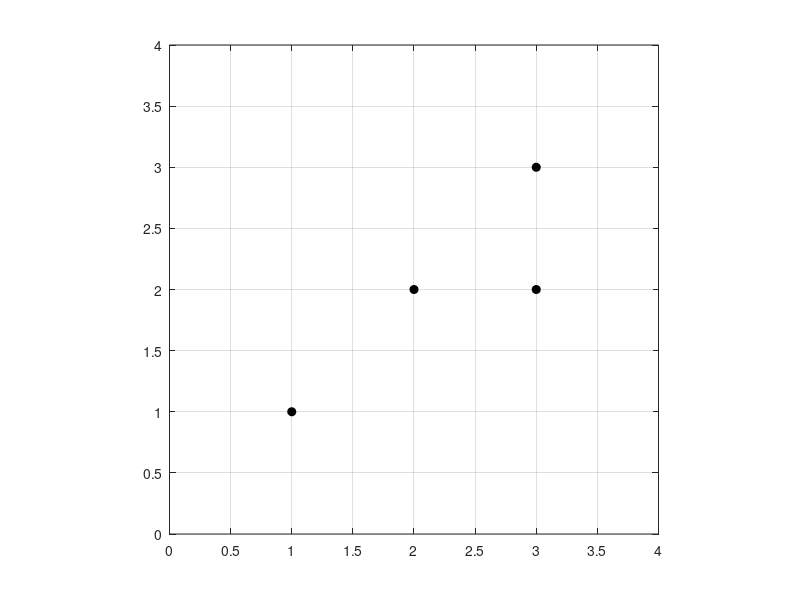
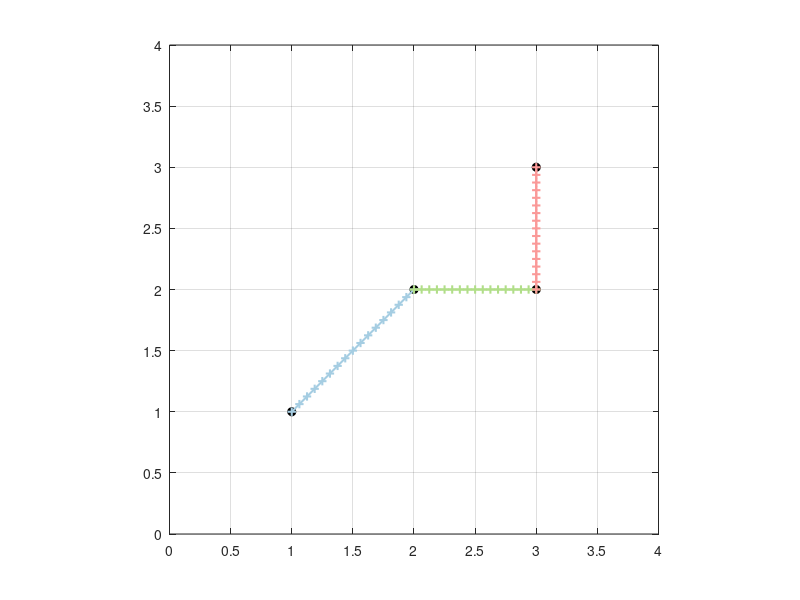
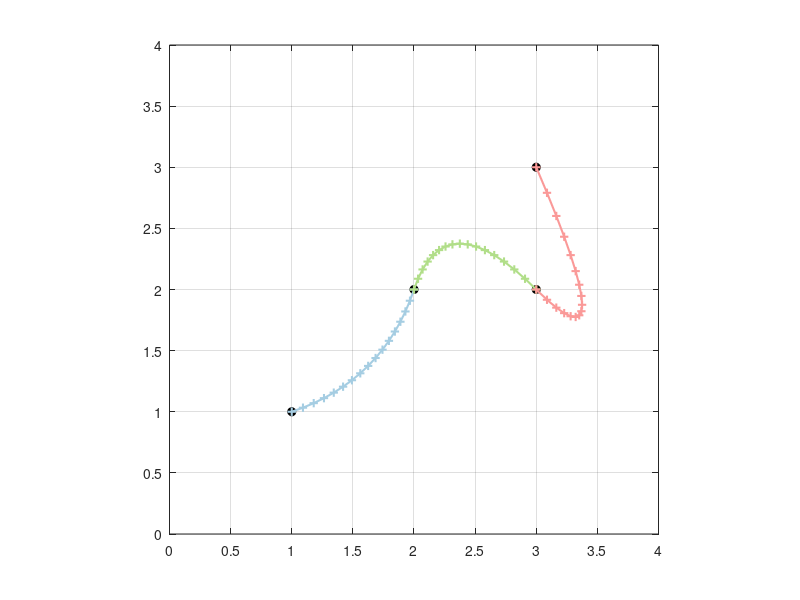
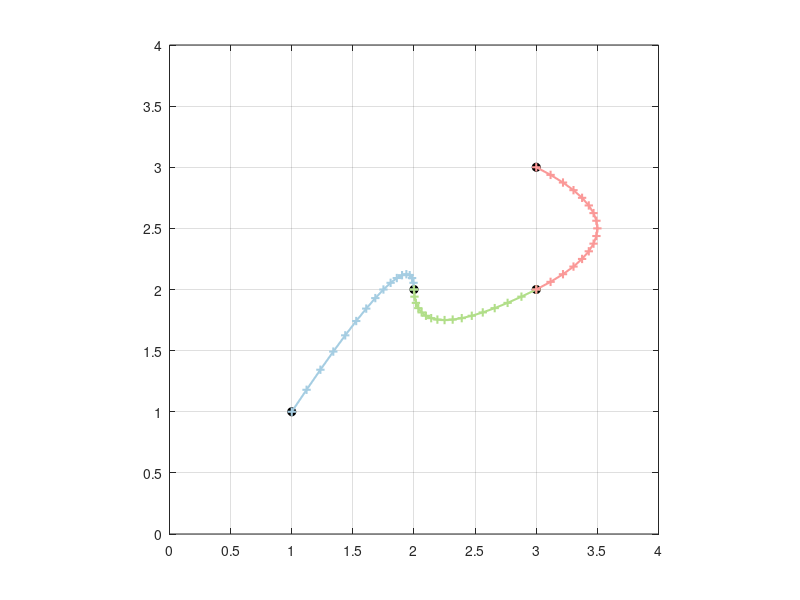

Reproduce these figures in MATLAB, in order.
%% Example B from Lecture L3b:  solving for splines
% Let's "fake" some data first: 

close all; clear all; clc
%% 
% We set up some control points (as row vectors): 

%    x  y
p = [1, 1; 
     2, 2; 
     3, 2; 
     3, 3]
%
% Alternatively: 
% p = [0, 0;  3, 0;  3, 2;  2, 2;  2, 3;  3, 3;  4, 4;  5, 3;  6, 2;  6, 1;  6, 0]
%
%% 
% Let's have a look at them:

figure;
plot (p(:,1), p(:,2), 'ko', 'MarkerFaceColor', 'k'), grid on, axis equal, hold on
axis([min(p(:,1))-1 max(p(:,1))+1 min(p(:,2))-1 max(p(:,2))+1])
xticks(min(p(:,1))-1:0.5:max(p(:,1))+1)
yticks(min(p(:,2))-1:0.5:max(p(:,2))+1)
%% 
% Set up an equation system -- one per coordinate: 
% 
% 1., no. of interpolants (per coordinate)

n = length(p(:,1))-1 
%% 
% 2., seeking a linear interpolant of type $\mathbf{l}_i(t) = \mathbf{b}_i \cdot 
% t + \mathbf{a}_i$, first, with two unknowns ($\mathbf{a}_i,\,\mathbf{b}_i\in\mathbb{R}^2$) 
% per interpolant, leading to a vector of unknowns: $\left(\,\mathbf{a}_1^\top\,\,\,\mathbf{b}_1^\top\,\,\,\mathbf{a}_2^\top\,\,\,\mathbf{b}_2^\top\,\,\ldots\,\right)^\top$ 
% $-$ per interpolant we get two equations:
%% 
% # $\mathbf{l}_i(0) = \mathbf{a}_i = \mathbf{p}_i$
% # $\mathbf{l}_i(1) = \mathbf{b}_i + \mathbf{a}_i = \mathbf{p}_{i+1}$

e = 2 %% number of equations (per interpolant, per coordinate) 
%% 
% Let's set up the equation system:

A = zeros(e*n);    %% empty matrix-setup
B = zeros(e*n, 2); %% empty right-hand side 
%% 
% Now, for each interpolant, fill in the two equations:

for i = 0:n-1
  % first equation per interpolant 
  A(1+2*i, 1+2*i) = 1; 
  B(1+2*i, :) = p(1+i, :); 
  % second equation per interpolant 
  A(2+2*i, 1+2*i) = 1; 
  A(2+2*i, 2+2*i) = 1; 
  B(2+2*i, :) = p(2+i, :); 
end
%% 
% Let's look at the left-hand side and right-hand side of the equation system:

A % left-hand side
B % RHS 
%% 
% Solve for the unknowns (per coordinate): 

x = A \ B
%% 
% Visualize: 

figure; 
cm = [166,206,227; 31,120,180; 178,223,138; 51,160,44; 251,154,153; 227,26,28; 253,191,111; 255,127,0]/256; 
FineLine = linspace(0, 1, 17).'; 
plot (p(:,1), p(:,2), 'ko', 'MarkerFaceColor', 'k'), grid on, axis equal, hold on
axis([min(p(:,1))-1 max(p(:,1))+1 min(p(:,2))-1 max(p(:,2))+1])
xticks(min(p(:,1))-1:0.5:max(p(:,1))+1)
yticks(min(p(:,2))-1:0.5:max(p(:,2))+1)
for i = 0:n-1 
  q = x(1+2*i, :) + x(2+2*i, :).*FineLine; 
  plot(q(:,1), q(:,2), '+', 'Color', cm(2*i+1,:), 'LineWidth', 1.5)
  plot(q(:,1), q(:,2),      'Color', cm(2*i+1,:), 'LineWidth', 1.5)
end
%% 
% 3., seeking a quadratic interpolant of type $\mathbf{q}_i(t) = \mathbf{c}_i 
% \cdot t^2 + \mathbf{b}_i \cdot t + \mathbf{a}_i$ with three unknowns ($\mathbf{a}_i, 
% \mathbf{b}_i, \mathbf{c}_i\in\mathbb{R}^2$) per interpolant, leading to a vector 
% of unknowns: $\left(\,\mathbf{a}_1^\top\,\,\mathbf{b}_1^\top\,\,\mathbf{c}_1^\top\,\,\mathbf{a}_2^\top\,\,\mathbf{b}_2^\top\,\,\mathbf{c}_2^\top\,\,\ldots\,\right)^\top  
% $ $-$ per coordinate we get three equations:
%% 
% # $\mathbf{q}_i(0)  = \mathbf{a}_i             = \mathbf{p}_{i}$
% # $\mathbf{q}_i(1)  = \mathbf{c}_i + \mathbf{b}_i + \mathbf{a}_i = \mathbf{p}_{i+1}$
% # $\mathbf{t}_i(1) = \mathbf{t}_{i+1}(0)$ with $\mathbf{t}_i(\tau) = \left.\frac{\mathrm{d}\mathbf{q}_i(u)}{\mathrm{d}u}\right|_\tau 
% = 2\,\mathbf{c}_i\cdot\tau + \mathbf{b}_i$  and thus $2\,\mathbf{c}_i+\mathbf{b}_i-\mathbf{b}_{i+1}=0$

e = 3 %% number of equations per interpolant and per coordinate 
%% 
% Setting up the equation system: 

A = zeros(e*n);    %% empty matrix-setup 
B = zeros(e*n, 2); %% empty setup of the right-hand side 
%% 
% Now filling in the three equations for each interpolant: 

for i = 0:n-1
  % first equation per interpolant 
  A(1+e*i, 1+e*i) = 1; 
  B(1+e*i, :) = p(1+i, :); 
  % second equation per interpolant 
  A(2+e*i, 1+e*i) = 1; 
  A(2+e*i, 2+e*i) = 1; 
  A(2+e*i, 3+e*i) = 1; 
  B(2+e*i, :) = p(2+i, :); 
  % third equation per interpolant and per coordinate
  if i < n-1 
    A(3+e*i, 2+e*i) = 1; 
    A(3+e*i, 3+e*i) = 2; 
    A(3+e*i, 5+e*i) = -1; 
  else
    A(e*n, 2) = 1; 
    B(e*n, :) = [1 1]; %%% default-choice for l_0'(0) (can be chosen)
  end
end
%% 
% Let's look at the LHS and RHS of this system: 

A
B
%% 
% Solve for the unknowns: 

% choosing some l_0'(0)...
B(3*n, :) = [1.5 0.5] %% or [0.5 1.5] ... %% or [-1 1] ...
%% 
% Now solve:

x = A \ B
%% 
% Visualize: 

figure; 
FineLine = linspace(0, 1, 17).'; 
plot (p(:,1), p(:,2), 'ko', 'MarkerFaceColor', 'k'), grid on, axis equal, hold on
axis([min(p(:,1))-1 max(p(:,1))+1 min(p(:,2))-1 max(p(:,2))+1])
xticks(min(p(:,1))-1:0.5:max(p(:,1))+1)
yticks(min(p(:,2))-1:0.5:max(p(:,2))+1)
for i = 0:n-1 
  q = x(1+3*i, :) + x(2+3*i, :).*FineLine + x(3+3*i, :).*FineLine.*FineLine; 
  plot(q(:,1), q(:,2), '+', 'Color', cm(2*i+1,:), 'LineWidth', 1.5)
  plot(q(:,1), q(:,2),      'Color', cm(2*i+1,:), 'LineWidth', 1.5)
end
%% 
% Now let's choose something else for the "free equation":  a particular point 
% $\mathbf{r}$ for the middle of the third spline
%% 
% * since we want $\mathbf{q}_3(\frac{1}{2})=\mathbf{r}$,  
% * we get $\mathbf{q}_3(\frac{1}{2}) = \mathbf{c}_3\cdot\frac{1}{4}+\mathbf{b}_3\cdot\frac{1}{2}+\mathbf{a}_3=\mathbf{r}$ 
% as the "free equation"
%% 
% Entering this into our matrices $\mathbf{A}$ and $\mathbf{B}$, we get:

A(e*n,:) = zeros(1,e*n);        % deleting the last row first
A(e*n,e*n-2:e*n) = [1 1/2 1/4]; % entering the coefficients of the "free equation"
B(e*n,:) = [3.5 2.5];           % choosing a vector r as the RHS of the "free equ."
%% 
% Next, we solve and visualize:

x = A \ B
figure; 
FineLine = linspace(0, 1, 17).'; 
plot (p(:,1), p(:,2), 'ko', 'MarkerFaceColor', 'k'), grid on, axis equal, hold on
axis([min(p(:,1))-1 max(p(:,1))+1 min(p(:,2))-1 max(p(:,2))+1])
xticks(min(p(:,1))-1:0.5:max(p(:,1))+1)
yticks(min(p(:,2))-1:0.5:max(p(:,2))+1)
for i = 0:n-1 
  q = x(1+3*i, :) + x(2+3*i, :).*FineLine + x(3+3*i, :).*FineLine.*FineLine; 
  plot(q(:,1), q(:,2), '+', 'Color', cm(2*i+1,:), 'LineWidth', 1.5)
  plot(q(:,1), q(:,2),      'Color', cm(2*i+1,:), 'LineWidth', 1.5)
end
%% 
% By choosing different vectors $\mathbf{r}$, we get several variants of this 
% solution:

xs = 2.5:0.25:3.5; % let's vary r in its x-coordinate
rs = [xs.' 2.5*ones(length(xs),1)]; % according set of rs
figure; 
FineLine = linspace(0, 1, 17).'; 
plot (p(:,1), p(:,2), 'ko', 'MarkerFaceColor', 'k'), grid on, axis equal, hold on
axis([min(p(:,1))-1 max(p(:,1))+1 min(p(:,2))-1 max(p(:,2))+1])
xticks(min(p(:,1))-1:0.5:max(p(:,1))+1)
yticks(min(p(:,2))-1:0.5:max(p(:,2))+1)
for s = 1:length(xs)
    B(e*n,:) = rs(s,:); % set in one of the rs
    plot(rs(s,1), rs(s,2), 'ro', 'MarkerFaceColor', 'r'); % mark the chosen r
    x = A \ B; % solve for the coefficients
    for i = 0:n-1
        q = x(1+3*i, :) + x(2+3*i, :).*FineLine + x(3+3*i, :).*FineLine.*FineLine;
        plot(q(:,1), q(:,2),      'Color', cm(2*i+1,:), 'LineWidth', 1.5)
    end
end
%% 
% EOF.